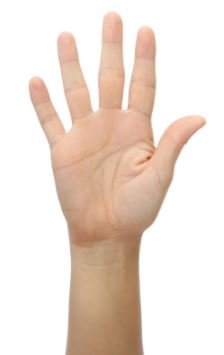
#> input picture image/raised_hand.JPG, 224 x 355 px, found by its file name
$ jupyter execute Image_Contours.ipynb   (shell and % lines are left out)   (older library calls are emulated)
#> lines starting #> are read from the running program, lines starting #| are printed output that depends on the picture; after the words box and inside, x2 and y2 are one past the last pixel; in counts of white or black regions, pixels touching at a corner belong together
[cell 1]
import numpy as np
import matplotlib.pyplot as plt
import cv2

[cell 2]
image = cv2.imread('../image/raised_hand.jpg')
#> image is the input picture: shape (355, 224, 3); mean B, G, R 212.2, 222.4, 237.2
image_copy = np.copy(image)
image_copy = cv2.cvtColor(image_copy, cv2.COLOR_BGR2RGB)

[cell 3]
plt.imshow(image_copy)

[cell 4]
# Convert to Gray Image
gray = cv2.cvtColor(image_copy,cv2.COLOR_RGB2GRAY)
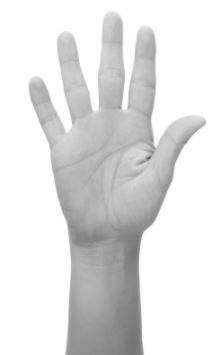
#> gray: shape (355, 224); min 87, max 255, mean 225.7

#Convert to black and white image using BINARY THRESHOLD INVERTED  (white pixel vlues = 255,255) .
#SO feeds in White and Returns Black

retval, binary = cv2.threshold(gray, 240,240, cv2.THRESH_BINARY_INV)
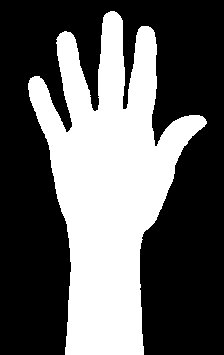
#> binary: shape (355, 224); values 0 (black) and 240 (white), 37.7% white; 1 white region


plt.imshow(binary, cmap = 'gray')

I'll be using the CV function, findContours.This takes in our binary image, then a contour retrieval mode which I'll have as a tree,and third, is our contour approximation method which I'll put as a simple chain and the outputs are list of contours in the hierarchy. The hierarchy is useful if you have many contours nested within one another.
The hierarchy defines their relationship to one another and you can learn more about this in text.

[cell 5]
#Find Countor from threshold image
retval,contours,hierarchy = cv2.findContours(binary,cv2.RETR_TREE,cv2.CHAIN_APPROX_SIMPLE)
#> contours = 1 contour; box (x1, y1, x2, y2) and area: (28, 11, 207, 355) 29318
image_copy2 = np.copy(image_copy)

To draw the contours,I'll use an OpenCV function called, drawContours.This takes in the copy over image followed by
our list of contours then which contours to display.Negative one means all of the contours.And finally the color and size I want the contours to be or have them be a thin green line and I'll display the output. Green means (0,255,0) and size of the line =2

[cell 6]
all_contours = cv2.drawContours(image_copy2,contours,-1,(0,255,0),2)
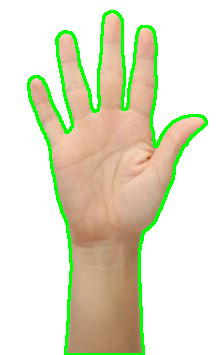
#> all_contours: shape (355, 224, 3); mean R, G, B 224.3, 224.8, 200.9

$ run again, with image/face1.JPG copied over image/raised_hand.JPG
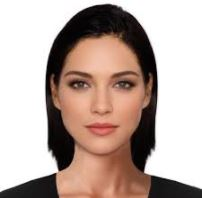
#> input picture image/face1.JPG, 202 x 198 px, found by its file name
#> image is the input picture: shape (198, 202, 3); mean B, G, R 160.8, 168.7, 187.1
#> `retval, binary = cv2.threshold(gray, 240,240, cv2.THRESH_BINARY_INV)`:
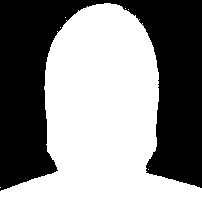
#> binary: shape (198, 202); values 0 (black) and 240 (white), 52.7% white; 1 black region
#> contours = 7 contours, 6 with area under 20; largest, box (x1, y1, x2, y2) and area: (0, 3, 202, 198) 20699
#> `all_contours = cv2.drawContours(image_copy2,contours,-1,(0,255,0),2)`:
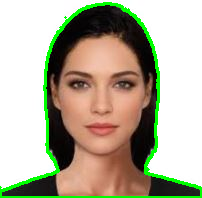
#> all_contours: shape (198, 202, 3); mean R, G, B 178, 174.2, 152.3
